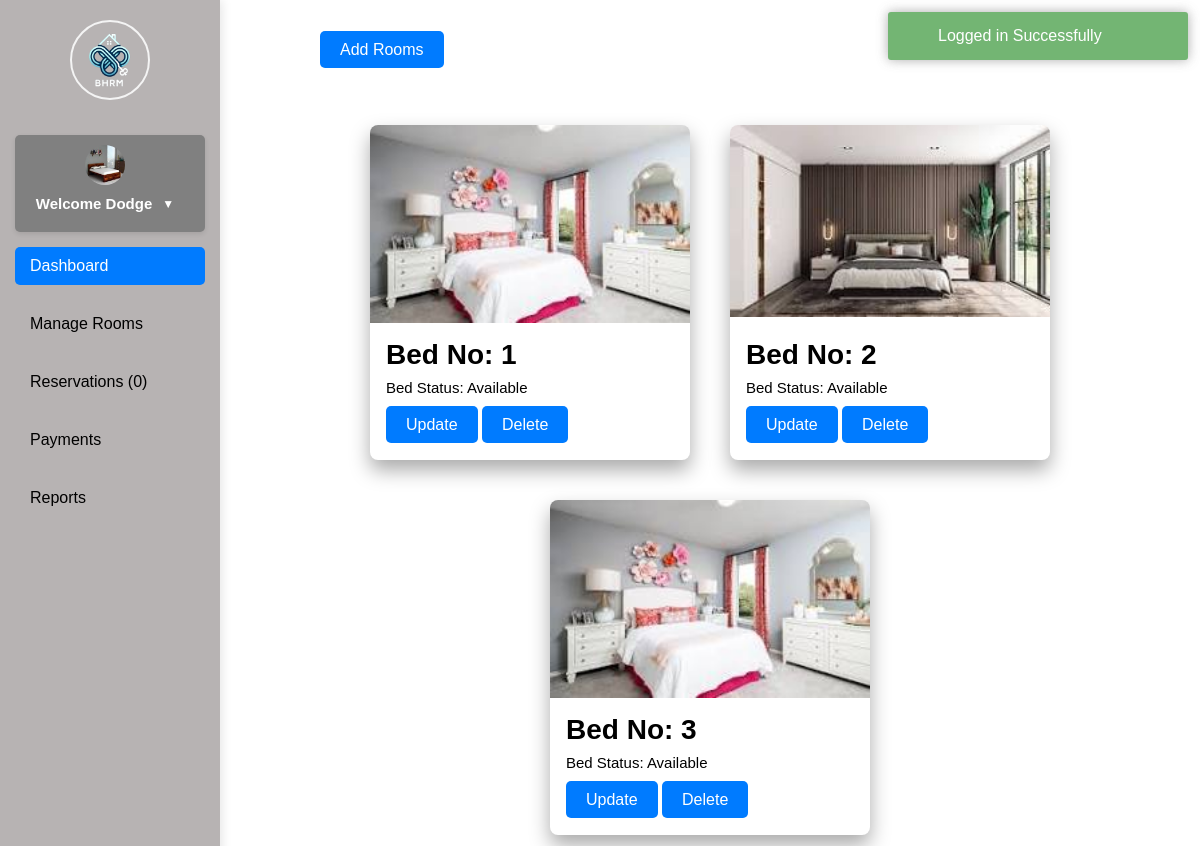
The page /managebeds.php?roomno=1 (signed in) on the database its author committed.
### tables this page shows
CREATE TABLE `users` (
  `id` int(11) NOT NULL,
  `image` varchar(255) NOT NULL,
  `fname` varchar(50) NOT NULL,
  `lname` varchar(50) NOT NULL,
  `uname` varchar(50) NOT NULL,
  `pass` varchar(50) NOT NULL,
  `role` varchar(50) NOT NULL,
  `hname` varchar(255) NOT NULL
);

CREATE TABLE `beds` (
  `id` int(255) NOT NULL,
  `roomno` int(255) NOT NULL,
  `bed_img` varchar(255) NOT NULL,
  `bed_no` int(255) NOT NULL,
  `bed_stat` varchar(255) NOT NULL,
  `bed_price` int(255) NOT NULL,
  `hname` varchar(255) NOT NULL,
  `owner` varchar(255) NOT NULL
);

### managebeds.php (the view, shortened to what this page needs)
<?php
require 'php/connection.php';
if(!empty($_SESSION["uname"]) && $_SESSION["role"] == 'landlord'){
    echo "
    <script src='jquery.min.js'></script>
    <link rel='stylesheet' href='toastr.min.css'/>
    <script src='toastr.min.js'></script>
    <script>
        $(document).ready(function() {
            // Check if the login message should be displayed
            " . (isset($_SESSION['login_message_displayed']) ? "toastr.success('Logged in Successfully');" : "") . "
        });
    </script>
    ";
}else{
    header('location: index.php');
}
?>
<!DOCTYPE html>
<html lang="en">
<head>
</head>
<body>
    <?php include 'navigationbar.php'; ?>
    <div class="section2">
        <div class="button">
            <a href='php/bedfunction.php' class='btn'>Add Rooms</a>
        </div>
    </div>
    <div class="section3">
        <?php
            $hname = $_SESSION['hname'];
            $roomno = $_GET['roomno'];
            $query = "SELECT * FROM beds WHERE hname = '$hname' and roomno = '$roomno' order by roomno ";
            $result = mysqli_query($conn, $query);
            if ($result && mysqli_num_rows($result) > 0) {
                while ($fetch = mysqli_fetch_assoc($result)) {
                    $id = $fetch['id'];
        ?>
            <div class="card">
                <img src="<?php echo $fetch['bed_img']?>" width="20%" class="card-img-top" alt="Room Image">
                <div class="card-content">
                    <h5>Bed No: <?php echo $fetch['bed_no']?></h5>
                    <p>Bed Status: <?php echo $fetch['bed_stat']?></p>
                    <div class="room-btn">
                        <a href='php/bedfunction.php?bupdate=<?php echo $id;?>' class='btn btn-warning'>Update</a>
                        <a href='php/bedfunction.php?bdelete=<?php echo $id;?>' class='btn btn-danger'>Delete</a>
                    </div>
                </div>
            </div>
        <?php } } ?>
    </div>
</body>
</html>

### navigationbar.php (shortened to what this page needs)
<!DOCTYPE html>
<html lang="en">
<head>
</head>
<body>
    <?php
        if(!empty($_SESSION['uname'])){
            $uname = $_SESSION['uname'];
            $query = "select * from users where uname = '$uname'";
            $result = mysqli_query($conn, $query);
            $fetch = mysqli_fetch_assoc($result);
        }
        $hname = $_SESSION['hname'];
        $query = "SELECT COUNT(*) AS new_reservations FROM reservation WHERE hname = '$hname' AND res_stat = 'Pending'";
        $result = mysqli_query($conn, $query);
        $row = mysqli_fetch_assoc($result);
        $newReservations = $row['new_reservations'];
    ?>
<!DOCTYPE html>
<html lang="en">
<head>
</head>
<body>
    <nav class="navbar">
        <a class="navbar-brand" href="#">
            <img src="/bhrm-main/images/logo.png" alt="Logo">
        </a>
        <ul class="nav-links">
            <div class="li-background">
                <li class="dropdown">
                    <img src="<?php echo $fetch['image']?>" alt="Profile">
                </li>
                <li class="dropdown">
                    <div class="dropdown-toggle">
                        <span class="username"> Welcome <?php echo $fetch['fname']; ?></span>
                        <span>▼</span>
                    </div>
                </li>
            </div>
            <li><a class="nav-link active" href="dashboard.php">Dashboard</a></li>
            <li><a class="nav-link" href="manageroom.php">Manage Rooms</a></li>
            <li><a class="nav-link" href="managereservation.php">Reservations  (<?php echo $newReservations; ?>) </span></a></li>
            <li><a class="nav-link" href="payment.php">Payments</a></li>
            <li><a class="nav-link" href="reports.php">Reports</a></li>
        </ul>
    </nav>
</body>
</html>

### managebeds.php (style rules this page uses)
* { margin: 0; padding: 0; box-sizing: border-box; font-family: sans-serif; }
a { text-decoration: none; color: black; }
body { margin: 0; font-family: Arial, sans-serif; margin-left: 220px; }
.btn { color: white; padding: 10px 20px; border-radius: 5px; font-size: 16px; cursor: pointer; background-color: #007bff; }
.section2 { height: 100px; display: flex; justify-content: left; align-items: center; margin: 0px 100px; }
.section3 { height: auto; display: flex; border-radius: 10px; flex-wrap: wrap; justify-content: center; padding-top: 5px; padding-left: 30px; padding-right: 30px; padding-bottom: 20px; }
.card { width: 320px; border-radius: 8px; overflow: hidden; box-shadow: 0px 10px 20px #aaaaaa; margin: 20px; display: flex; flex-direction: column; justify-content: space-between; padding-bottom: 10px; height: auto; }
.card img { width: 100%; height: auto; }
.card-content { padding: 16px; }
.card-content h5 { font-size: 28px; margin-bottom: 8px; }
.card-content p { color: black; font-size: 15px; margin-bottom: 8px; }
.room-btn { margin-top: 20px; }
.card-content a { margin-top: 20px; }

### navigationbar.php (style rules this page uses)
.navbar { position: fixed; top: 0; left: 0; height: 100%; width: 220px; background-color: #b7b3b3; padding: 20px 15px; display: flex; flex-direction: column; box-shadow: 2px 0 10px rgba(0, 0, 0, 0.1); z-index: 1000; }
.navbar-brand { text-align: center; margin-bottom: 20px; }
.navbar-brand img { width: 80px; height: 80px; border-radius: 50%; border: 2px solid #f4f4f4; transition: transform 0.3s ease; }
.nav-links { list-style: none; padding: 0; margin: 10px 0; display: flex; flex-direction: column; align-items: left; justify-content: center; gap: 10px; }
.nav-links li { margin-bottom: 10px; }
.nav-link { color: black; text-decoration: none; font-size: 16px; padding: 10px 15px; display: block; border-radius: 5px; transition: background-color 0.3s, color 0.3s; }
.nav-link:hover, .nav-link.active { background-color: #007bff; color: white; }
.dropdown { position: relative; display: flex; align-items: center; justify-content: center; }
.dropdown .username { font-weight: bold; font-size: 15px; }
.dropdown img { width: 40px; height: 40px; border-radius: 50%; cursor: pointer; margin-right: 10px; }
.li-background { background-color: gray; color: white; padding: 10px 15px; border-radius: 5px; margin: 5px 0; box-shadow: 0 2px 5px rgba(0, 0, 0, 0.1); font-size: 16px; transition: background-color 0.3s, color 0.3s; position: relative; }
.dropdown-toggle { display: flex; align-items: center; cursor: pointer; justify-content: space-between; }
.dropdown-toggle span { margin-left: auto; font-size: 12px; margin-right: 10px; }

### rows shown on the page
users: image (picture), fname "Dodge"
beds: bed_img (picture), bed_no "1", bed_stat "Available"
beds: bed_img (picture), bed_no "2", bed_stat "Available"
beds: bed_img (picture), bed_no "3", bed_stat "Available"

### other values the page prints
$newReservations "0"
